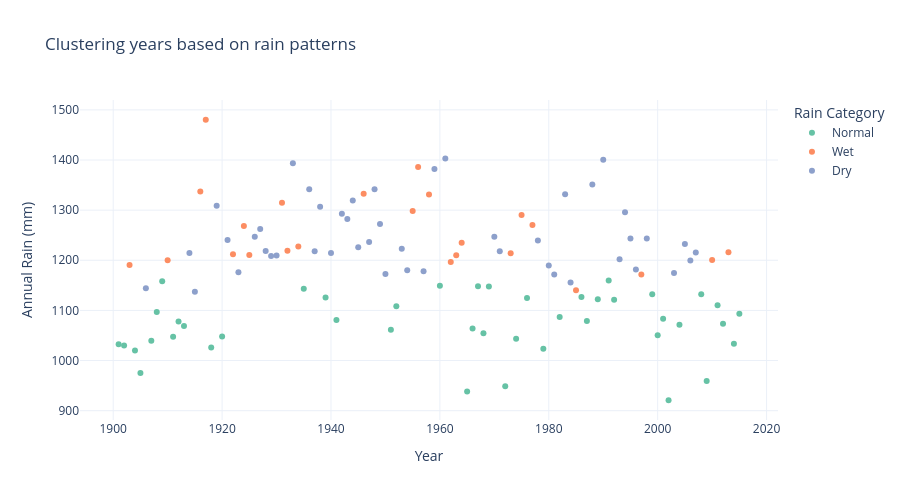

Here is the notebook cell this chart was saved with:
### Code cell
#clustering years based on rain patterns

rain_features = rainfall_data[['Jan-Feb', 'Mar-May', 'Jun-Sep', 'Oct-Dec', 'ANNUAL']]
scale = StandardScaler()
scale_features = scale.fit_transform(rain_features)

kmeans = KMeans(n_clusters= 3, random_state = 42)
rainfall_data['Rainfall_Cluster'] = kmeans.fit_predict(scale_features)

cluster_labels = {0: 'Dry', 1: 'Normal', 2: 'Wet'}
rainfall_data['Rainfall_Category'] = rainfall_data['Rainfall_Cluster'].map(cluster_labels)

kmeans_fig = px.scatter(
    rainfall_data,
    x = 'YEAR',
    y = 'ANNUAL',
    color = 'Rainfall_Category',
    title = 'Clustering years based on rain patterns',
    labels = {'YEAR': 'Year', 'ANNUAL': 'Annual Rain (mm)', 'Rainfall_Category': 'Rainfall_Category'},
    color_discrete_sequence = px.colors.qualitative.Set2,
    hover_data = {'Rainfall_Cluster': True, 'Rainfall_Category': True}
)

kmeans_fig.update_layout(
    template = 'plotly_white',
    legend = dict(title='Rain Category'),
    height = 500
)

kmeans_fig.show()

### Figure 1 — Plotly figure (JSON) as saved in the notebook; plotly's stock layout.template omitted (floating-point values rounded to 4 significant figures)
{"data": [{"customdata": [[1, "Normal"], [1, "Normal"], [1, "Normal"], [1, "Normal"], [1, "Normal"], [1, "Normal"], [1, "Normal"], [1, "Normal"], [1, "Normal"], [1, "Normal"], [1, "Normal"], [1, "Normal"], [1, "Normal"], [1, "Normal"], [1, "Normal"], [1, "Normal"], [1, "Normal"], [1, "Normal"], [1, "Normal"], [1, "Normal"], [1, "Normal"], [1, "Normal"], [1, "Normal"], [1, "Normal"], [1, "Normal"], [1, "Normal"], [1, "Normal"], [1, "Normal"], [1, "Normal"], [1, "Normal"], [1, "Normal"], [1, "Normal"], [1, "Normal"], [1, "Normal"], [1, "Normal"], [1, "Normal"], [1, "Normal"], [1, "Normal"], [1, "Normal"], [1, "Normal"], [1, "Normal"], [1, "Normal"], [1, "Normal"], [1, "Normal"]], "hovertemplate": "Rainfall_Category=%{customdata[1]}<br>Year=%{x}<br>Annual Rain (mm)=%{y}<br>Rainfall_Cluster=%{customdata[0]}<extra></extra>", "legendgroup": "Normal", "marker": {"color": "rgb(102,194,165)", "symbol": "circle"}, "mode": "markers", "name": "Normal", "orientation": "v", "showlegend": true, "type": "scatter", "x": [1901, 1902, 1904, 1905, 1907, 1908, 1909, 1911, 1912, 1913, 1918, 1920, 1935, 1939, 1941, 1951, 1952, 1960, 1965, 1966, 1967, 1968, 1969, 1972, 1974, 1976, 1979, 1982, 1986, 1987, 1989, 1991, 1992, 1999, 2000, 2001, 2002, 2004, 2008, 2009, 2011, 2012, 2014, 2015], "xaxis": "x", "y": [1032.0, 1030.0, 1020.0, 975.3, 1040.0, 1097.0, 1158.0, 1048.0, 1078.0, 1069.0, 1026.0, 1048.0, 1143.0, 1126.0, 1081.0, 1061.0, 1108.0, 1149.0, 938.4, 1064.0, 1148.0, 1054.0, 1148.0, 948.5, 1044.0, 1125.0, 1023.0, 1087.0, 1127.0, 1079.0, 1122.0, 1160.0, 1121.0, 1132.0, 1050.0, 1083.0, 920.8, 1071.0, 1132.0, 959.3, 1110.0, 1074.0, 1034.0, 1093.0], "yaxis": "y"}, {"customdata": [[2, "Wet"], [2, "Wet"], [2, "Wet"], [2, "Wet"], [2, "Wet"], [2, "Wet"], [2, "Wet"], [2, "Wet"], [2, "Wet"], [2, "Wet"], [2, "Wet"], [2, "Wet"], [2, "Wet"], [2, "Wet"], [2, "Wet"], [2, "Wet"], [2, "Wet"], [2, "Wet"], [2, "Wet"], [2, "Wet"], [2, "Wet"], [2, "Wet"], [2, "Wet"], [2, "Wet"]], "hovertemplate": "Rainfall_Category=%{customdata[1]}<br>Year=%{x}<br>Annual Rain (mm)=%{y}<br>Rainfall_Cluster=%{customdata[0]}<extra></extra>", "legendgroup": "Wet", "marker": {"color": "rgb(252,141,98)", "symbol": "circle"}, "mode": "markers", "name": "Wet", "orientation": "v", "showlegend": true, "type": "scatter", "x": [1903, 1910, 1916, 1917, 1922, 1924, 1925, 1931, 1932, 1934, 1946, 1955, 1956, 1958, 1962, 1963, 1964, 1973, 1975, 1977, 1985, 1997, 2010, 2013], "xaxis": "x", "y": [1190.0, 1200.0, 1337.0, 1480.0, 1212.0, 1268.0, 1210.0, 1315.0, 1219.0, 1228.0, 1333.0, 1298.0, 1386.0, 1331.0, 1196.0, 1210.0, 1235.0, 1214.0, 1290.0, 1270.0, 1140.0, 1171.0, 1200.0, 1216.0], "yaxis": "y"}, {"customdata": [[0, "Dry"], [0, "Dry"], [0, "Dry"], [0, "Dry"], [0, "Dry"], [0, "Dry"], [0, "Dry"], [0, "Dry"], [0, "Dry"], [0, "Dry"], [0, "Dry"], [0, "Dry"], [0, "Dry"], [0, "Dry"], [0, "Dry"], [0, "Dry"], [0, "Dry"], [0, "Dry"], [0, "Dry"], [0, "Dry"], [0, "Dry"], [0, "Dry"], [0, "Dry"], [0, "Dry"], [0, "Dry"], [0, "Dry"], [0, "Dry"], [0, "Dry"], [0, "Dry"], [0, "Dry"], [0, "Dry"], [0, "Dry"], [0, "Dry"], [0, "Dry"], [0, "Dry"], [0, "Dry"], [0, "Dry"], [0, "Dry"], [0, "Dry"], [0, "Dry"], [0, "Dry"], [0, "Dry"], [0, "Dry"], [0, "Dry"], [0, "Dry"], [0, "Dry"], [0, "Dry"]], "hovertemplate": "Rainfall_Category=%{customdata[1]}<br>Year=%{x}<br>Annual Rain (mm)=%{y}<br>Rainfall_Cluster=%{customdata[0]}<extra></extra>", "legendgroup": "Dry", "marker": {"color": "rgb(141,160,203)", "symbol": "circle"}, "mode": "markers", "name": "Dry", "orientation": "v", "showlegend": true, "type": "scatter", "x": [1906, 1914, 1915, 1919, 1921, 1923, 1926, 1927, 1928, 1929, 1930, 1933, 1936, 1937, 1938, 1940, 1942, 1943, 1944, 1945, 1947, 1948, 1949, 1950, 1953, 1954, 1957, 1959, 1961, 1970, 1971, 1978, 1980, 1981, 1983, 1984, 1988, 1990, 1993, 1994, 1995, 1996, 1998, 2003, 2005, 2006, 2007], "xaxis": "x", "y": [1144.0, 1214.0, 1137.0, 1309.0, 1240.0, 1176.0, 1247.0, 1263.0, 1218.0, 1208.0, 1209.0, 1394.0, 1342.0, 1218.0, 1307.0, 1215.0, 1293.0, 1282.0, 1319.0, 1226.0, 1237.0, 1342.0, 1272.0, 1172.0, 1223.0, 1180.0, 1178.0, 1382.0, 1403.0, 1247.0, 1218.0, 1239.0, 1190.0, 1172.0, 1332.0, 1156.0, 1351.0, 1401.0, 1202.0, 1296.0, 1244.0, 1182.0, 1244.0, 1174.0, 1232.0, 1199.0, 1216.0], "yaxis": "y"}], "layout": {"height": 500, "legend": {"title": {"text": "Rain Category"}, "tracegroupgap": 0}, "title": {"text": "Clustering years based on rain patterns"}, "xaxis": {"anchor": "y", "domain": [0, 1], "title": {"text": "Year"}}, "yaxis": {"anchor": "x", "domain": [0, 1], "title": {"text": "Annual Rain (mm)"}}}}
